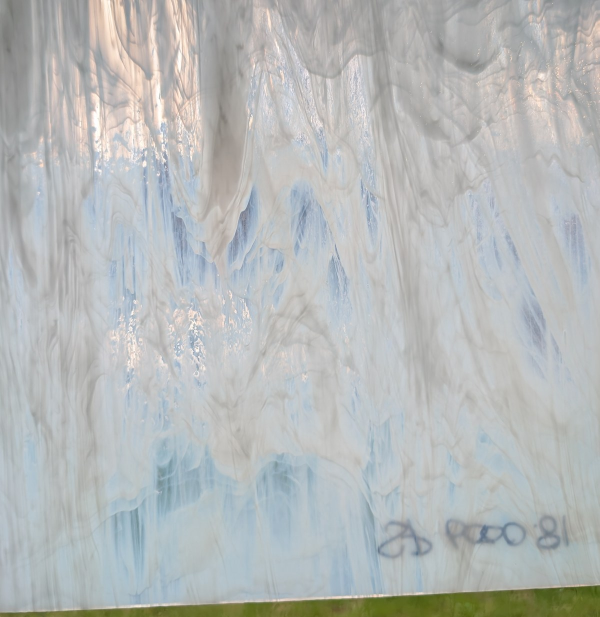
#> input picture research/delighting/benchmark/difficult_wispy.jpg, 1200 x 1234 px (shown at 1/2 size)
$ python -i audit_flagger.py   (imports and definitions only)
#> lines starting #> are read from the running program, lines starting #| are printed output that depends on the picture; after the words box and inside, x2 and y2 are one past the last pixel; in counts of white or black regions, pixels touching at a corner belong together
"""audit_flagger.py -- cheap non-swatch contamination flagger for the catalog corpus.

Report 019 (scrape-audit). Detects the "smoking-gun" contamination class found in the
Bullseye 'reactive' product lines: a *fused reaction-test photo* -- a handful of discrete,
rounded, high-contrast color tiles floating on a near-white studio ground -- picked by the
scraper's `images[0]` rule instead of the sheet-swatch photo.

The signal is deliberately cheap (no ML): near-white background fraction + connected-component
count / compactness on the non-white foreground. A clean backlit sheet swatch is edge-to-edge
color (low white fraction, one frame-filling component); a test-fire photo is mostly white with
a few small compact blobs. A single-sheet product photo on a white ground (front-lit, drop
shadow) is an intermediate case emitted under a separate, weaker reason code.

Usage:
    python3 audit_flagger.py --assets <path/to/frontend/public/assets> \
        --out ../results/corpus/swatch_quarantine.json
    # or import analyze_image / flag_signals for calibration.

Nothing is deleted; the output is an advisory quarantine list of {id, file, reason, signals}.
"""
import os
import sys
import json
import argparse
import numpy as np
from PIL import Image
from scipy import ndimage

# --- tunables (calibrated in report 019 against the hand-labeled reactive/random sample) ---
RESIZE = 256          # analyze at this longest edge
WHITE_MIN = 228       # a pixel is "near-white ground" if min(R,G,B) >= this ...
WHITE_SAT = 0.10      # ... and its HSV saturation is below this
BLOB_MIN_FRAC = 0.004 # ignore foreground components smaller than this fraction of the frame
# test-fire decision thresholds
TF_WHITE_MIN = 0.33   # background must be at least this white
TF_FG_MAX = 0.55      # foreground (the tiles) must not fill the frame
TF_BLOBS_LO = 1       # number of significant blobs in [lo, hi]
TF_BLOBS_HI = 8
TF_SOLIDITY_MIN = 0.55  # mean bbox-fill of the blobs (compact/rounded tiles pack their bbox)
TF_FG_SAT_MIN = 0.19    # the tiles carry vivid color; a pale near-clear sheet does not
TF_BIG_MIN = 0.02       # at least one real tile present
# product-on-white (front-lit single sheet, weaker signal) thresholds
PW_WHITE_MIN = 0.22
PW_BORDER_WHITE_MIN = 0.55  # frame border is mostly white


def analyze_image(path):
    """Return cheap contamination signals for one image."""
#> called with path = '../benchmark/difficult_wispy.jpg'
    im = Image.open(path).convert('RGB')
#> im is the input picture: PIL image 1200x1234 RGB; mean R, G, B 182, 185.6, 185.4
    im.thumbnail((RESIZE, RESIZE))
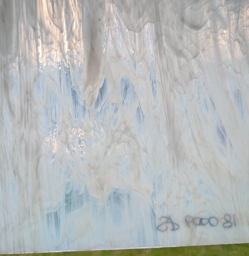
#> im: PIL image 249x256 RGB; mean R, G, B 182.2, 185.8, 185.5
    a = np.asarray(im, dtype=np.float32) / 255.0
    h, w = a.shape[:2]
#> h = 256; w = 249
    r, g, b = a[..., 0], a[..., 1], a[..., 2]
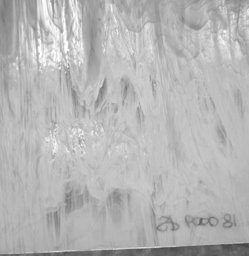
#> r: shape (256, 249) float32; min 0.263, max 1, mean 0.714
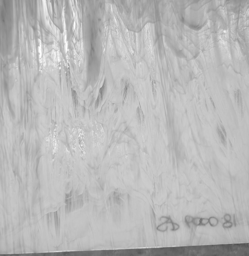
#> g: shape (256, 249) float32; min 0.306, max 1, mean 0.729
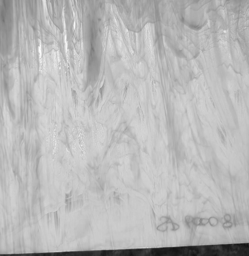
#> b: shape (256, 249) float32; min 0.0667, max 0.992, mean 0.728
    mx = a.max(-1)
    mn = a.min(-1)
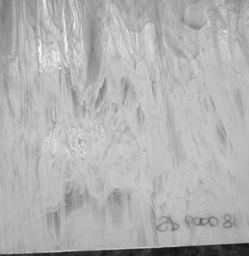
#> mn: shape (256, 249) float32; min 0.0667, max 0.992, mean 0.699
    sat = np.where(mx > 0, (mx - mn) / np.maximum(mx, 1e-6), 0.0)
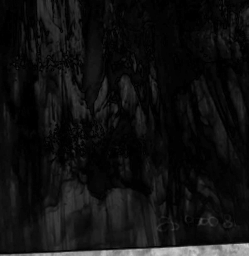
#> sat: shape (256, 249) float32; min 0, max 0.818, mean 0.0667
    # near-white studio ground: bright AND desaturated
    white = (mn >= WHITE_MIN / 255.0) & (sat <= WHITE_SAT)
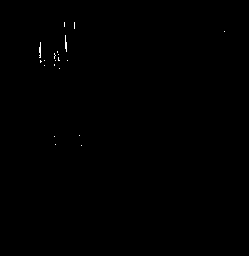
#> white: shape (256, 249) bool; 0.14% white in thin lines or dots, all inside (x1, y1, x2, y2) = (39, 22, 225, 146)
    white_frac = float(white.mean())
#> white_frac = 0.00141

    # border whiteness (outer 12% ring) -- product-on-white cue
    ring = np.ones((h, w), bool)
    m = max(1, int(0.12 * min(h, w)))
#> m = 29
    ring[m:h - m, m:w - m] = False
    border_white = float(white[ring].mean()) if ring.any() else 0.0
#> border_white = 0.000501

    # foreground = non-white; clean up and label connected components
    fg = ~white
    fg = ndimage.binary_opening(fg, iterations=2)
#> fg: shape (256, 249) bool; 99.8% white; black in thin lines or dots
    lbl, n = ndimage.label(fg)
#> lbl: shape (256, 249) int32; values 0 (black) and 1 (white), 99.8% white; black in thin lines or dots
#> n = 1
    fg_frac = float(fg.mean())
#> fg_frac = 0.998
    # mean saturation of the foreground -- reaction tiles are vivid, pale sheets are not
    fg_sat = float(sat[fg].mean()) if fg.any() else 0.0
#> fg_sat = 0.0667
    frame = h * w
#> frame = 63744
    blobs = []
    if n:
        sizes = ndimage.sum(np.ones_like(lbl), lbl, index=np.arange(1, n + 1))
#> sizes = [63621]
        objs = ndimage.find_objects(lbl)
#> objs = 1 item
        for i, sz in enumerate(sizes):
            frac = sz / frame
            if frac < BLOB_MIN_FRAC:
                continue
            sl = objs[i]
            bh = sl[0].stop - sl[0].start
            bw = sl[1].stop - sl[1].start
            bbox_area = max(1, bh * bw)
            solidity = sz / bbox_area           # how fully the blob packs its bounding box
            aspect = bw / bh if bh else 1.0
            # centroid distance from frame center, normalized
            cy = (sl[0].start + sl[0].stop) / 2 / h
            cx = (sl[1].start + sl[1].stop) / 2 / w
            blobs.append({
                'frac': float(frac), 'solidity': float(solidity),
                'aspect': float(aspect), 'cx': float(cx), 'cy': float(cy),
            })
#> this loop made 1 pass
#> (sz, frac, bh, bw, bbox_area, solidity, aspect, cy) on pass 1: (63621, 0.998, 256, 249, 63744, 0.998, 0.973, 0.5)
#> after the loop, blobs = 1 item
    blobs.sort(key=lambda d: -d['frac'])
    n_blobs = len(blobs)
#> n_blobs = 1
    biggest = blobs[0]['frac'] if blobs else 0.0
#> biggest = 0.998
    mean_sol = float(np.mean([x['solidity'] for x in blobs])) if blobs else 0.0
#> mean_sol = 0.998
    return {
        'white_frac': round(white_frac, 4),
        'border_white': round(border_white, 4),
        'fg_frac': round(fg_frac, 4),
        'n_blobs': n_blobs,
        'biggest_blob_frac': round(biggest, 4),
        'mean_blob_solidity': round(mean_sol, 4),
        'fg_sat': round(fg_sat, 4),
    }


# [19 lines left out: function flag_signals, not called in this run]


# --- name-based blocklist for product lines whose catalog photo is systematically
#     not a uniform sheet swatch (the image heuristic misses the frame-filling ones).
#     Only applied to Bullseye, where these lines live. Report 019 §2/§4. ---
_COMPOSITE_KW = ('collage', 'fracture', 'streamer', 'chopstix', 'lacy',
                 ' on white', ' on clear', 'frit', 'confetti')


# [80 lines left out: functions flag_name, _iter_registered, main, not called in this run]


# [2 lines not run here, left out]

>>> result = analyze_image('../benchmark/difficult_wispy.jpg')
#> result = {'white_frac': 0.0014, 'border_white': 0.0005, 'fg_frac': 0.998, 'n_blobs': 1, 'biggest_blob_frac': 0.998, 'mean_blob_solidity': 0.998, 'fg_sat': 0.0667}
